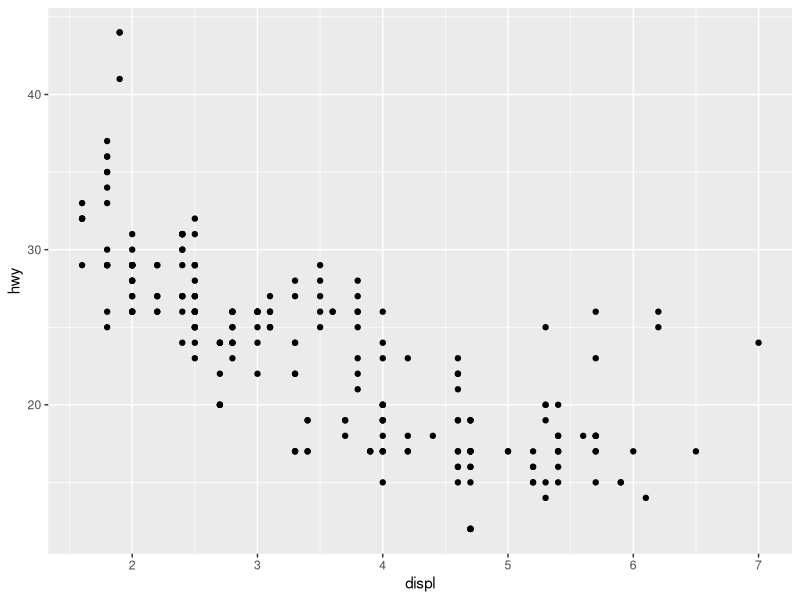
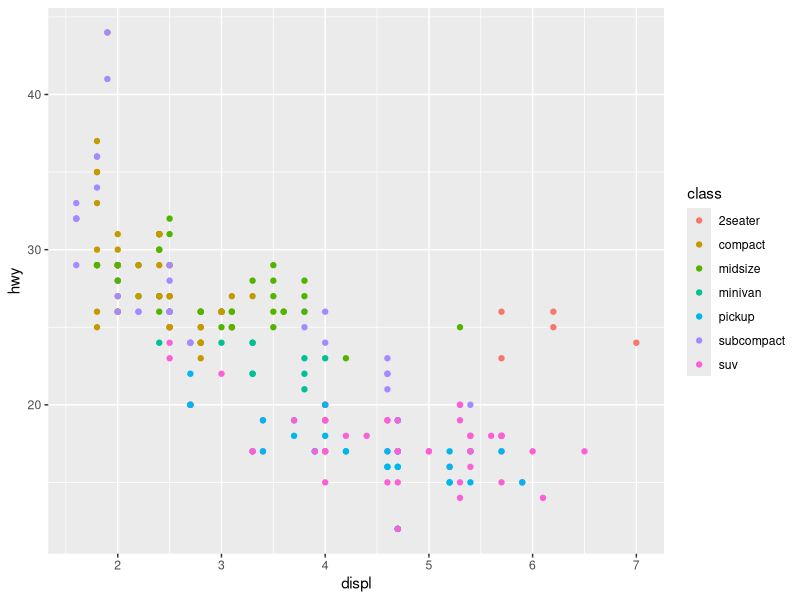
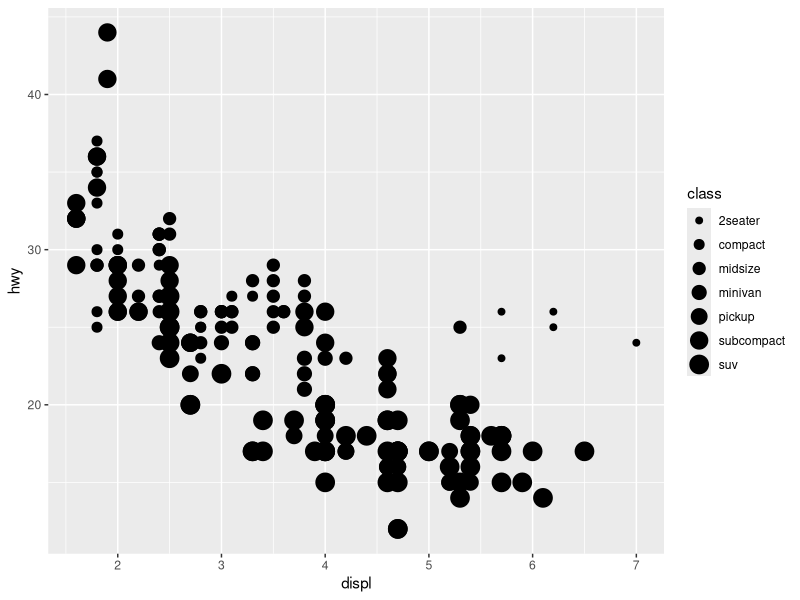
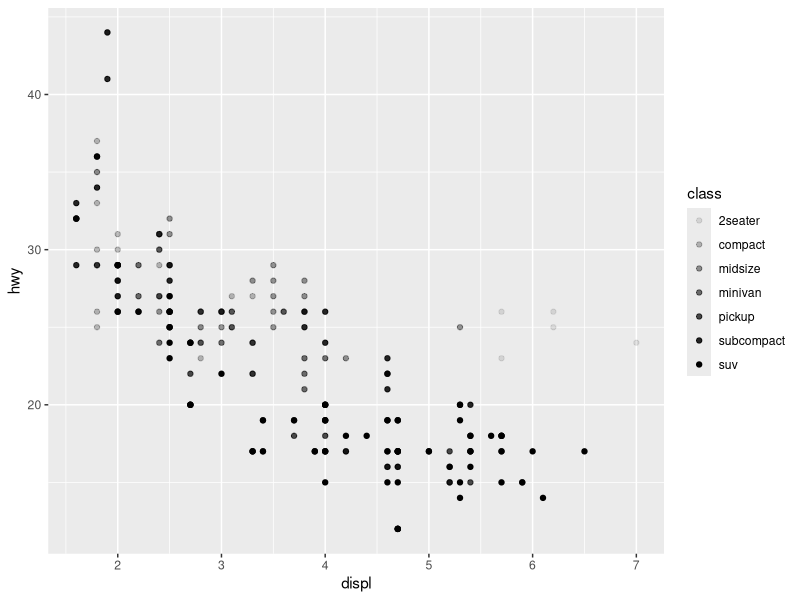
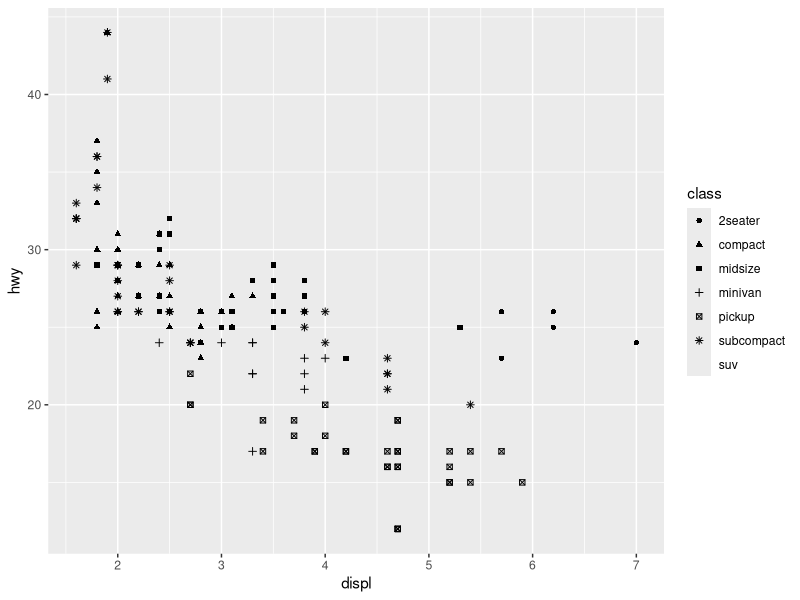
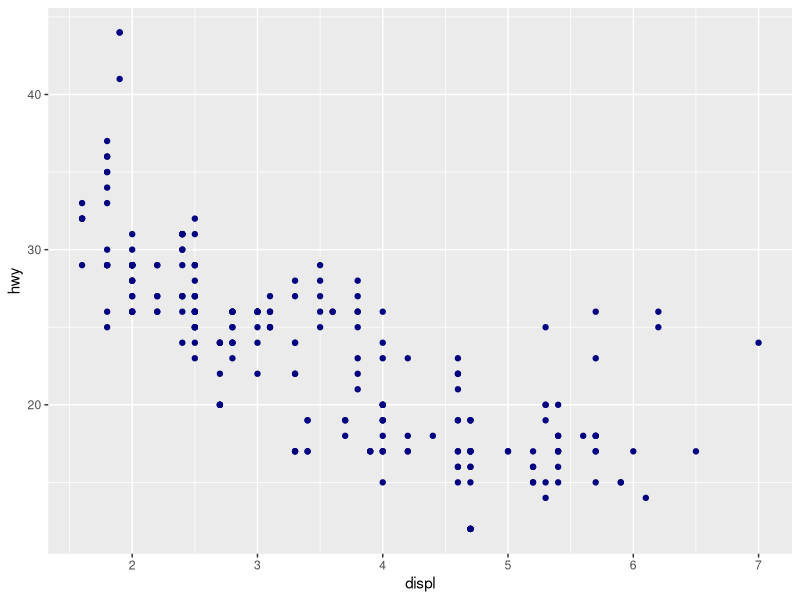
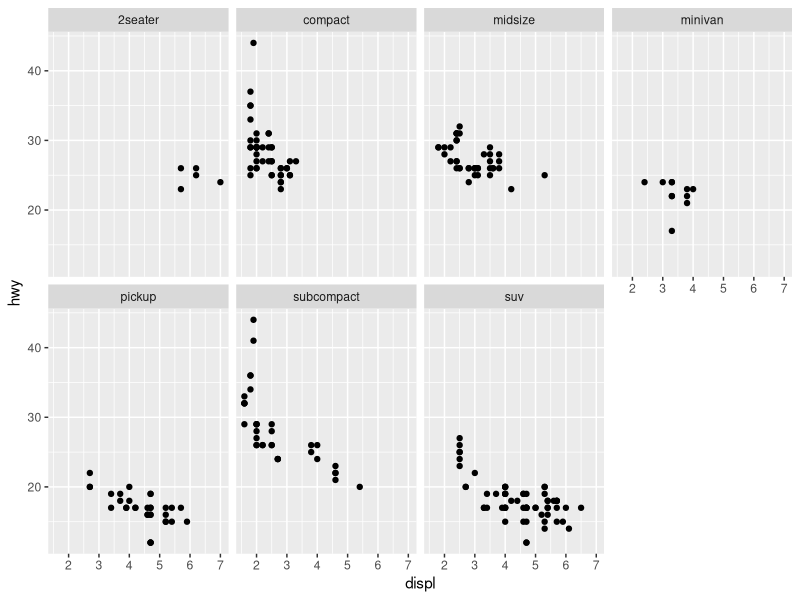
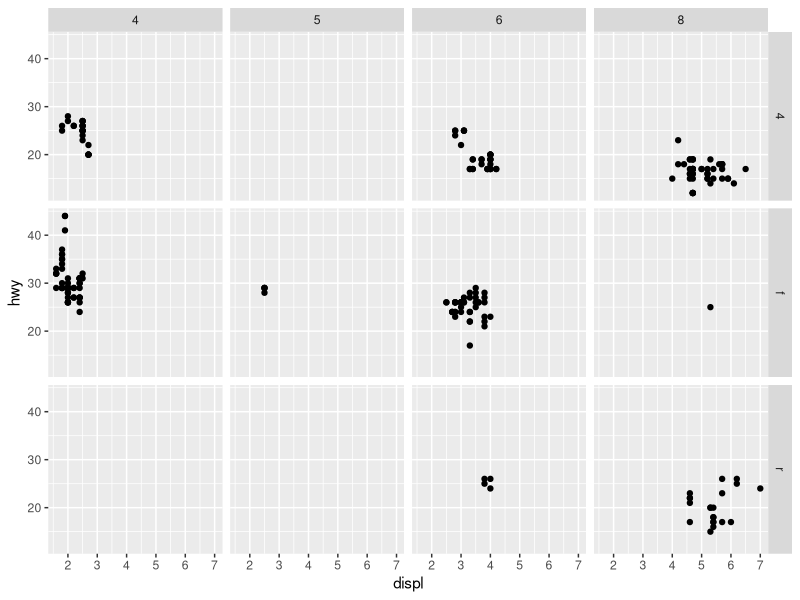

These figures' R source, in order:
# John Tukey 
# “The simple graph has brought more information to the data analyst’s mind than any other device.” 

# Load the library
library(tidyverse)

# If we need to be explicit about where a function (or dataset) comes from, we’ll use the special 
# form package::function(). For example, ggplot2::ggplot() tells you explicitly that we’re using 
# the ggplot() function from the ggplot2 package. 
 
# Let’s use our first graph to answer a question: Do cars with big engines use more fuel than cars 
# with small engines? 
 
# You probably already have an answer, but try to make your answer precise. What does the relationship 
# between engine size and fuel efficiency look like? Is it positive? Negative? Linear? Nonlinear?
 
# You can test your answer with the mpg data frame found in ggplot2 (aka ggplot2::mpg). 
# A data frame is a rectangular collection of variables (in the columns) and observations (in the rows). 
# mpg contains observations collected by the US Environmental Protection Agency on 38 models of car.
 
mpg

# Getting help with the data
?mpg

# Creating a ggplot

# To plot mpg, run this code to put displ on the x-axis and hwy on the y-axis:

ggplot(data = mpg) + 
  geom_point(mapping = aes(x = displ, y = hwy))

# The plot shows a negative relationship between engine size (displ) and fuel efficiency (hwy). 
# In other words, cars with big engines use more fuel. Does this confirm or refute your hypothesis 
# about fuel efficiency and engine size?

# With ggplot2, you begin a plot with the function ggplot(). ggplot() creates a coordinate system 
# that you can add layers to. 

# The first argument of ggplot() is the dataset to use in the graph. 
# So ggplot(data = mpg) creates an empty graph, but it’s not very interesting.

# You complete your graph by adding one or more layers to ggplot(). 
# The function geom_point() adds a layer of points to your plot, which creates a scatterplot. 
# ggplot2 comes with many geom functions that each add a different type of layer to a plot. 
# Each geom function in ggplot2 takes a mapping argument. This defines how variables in your 
# dataset are mapped to visual properties. 

# The mapping argument is always paired with aes(), and the x and y arguments of aes() 
# specify which variables to map to the x and y axes. 
# ggplot2 looks for the mapped variables in the data argument, in this case, mpg.

# ggplot template
# Let’s turn this code into a reusable template for making graphs with ggplot2. 
# To make a graph, replace the bracketed sections in the code below with a dataset, 
# a geom function, or a collection of mappings.

# ggplot(data = <DATA>) + 
#  <GEOM_FUNCTION>(mapping = aes(<MAPPINGS>))

#  3.3 Aesthetic mappings

# “The greatest value of a picture is when it forces us to notice what we never expected to see.” — John Tukey

# In the plot below, one group of points (highlighted in red) seems to fall outside of the linear trend. 
# These cars have a higher mileage than you might expect. How can you explain these cars?
# Let’s hypothesize that the cars are hybrids. One way to test this hypothesis is to look at the class value for each 
# car. The class variable of the mpg dataset classifies cars into groups such as compact, midsize, and SUV. 
# If the outlying points are hybrids, they should be classified as compact cars or, perhaps, subcompact 
# cars (keep in mind that this data was collected before hybrid trucks and SUVs became popular).

# You can add a third variable, like class, to a two dimensional scatterplot by mapping it to an aesthetic. 
# An aesthetic is a visual property of the objects in your plot. Aesthetics include things like the size, 
# the shape, or the color of your points. You can display a point (like the one below) in different ways 
# by changing the values of its aesthetic properties. Since we already use the word “value” to describe data, 
# let’s use the word “level” to describe aesthetic properties. Here we change the levels of a point’s size, 
# shape, and color to make the point small, triangular, or blue:
# You can convey information about your data by mapping the aesthetics in your plot to the variables in 
# your dataset. For example, you can map the colors of your points to the class variable to reveal the 
# class of each car.

ggplot(data = mpg) + 
  geom_point(mapping = aes(x = displ, y = hwy, color = class))

# To map an aesthetic to a variable, associate the name of the aesthetic to the name of the variable 
# inside aes(). ggplot2 will automatically assign a unique level of the aesthetic (here a unique color) 
# to each unique value of the variable, a process known as scaling. ggplot2 will also add a legend that 
# explains which levels correspond to which values.

# The colors reveal that many of the unusual points are two-seater cars. These cars don’t seem like hybrids, 
# and are, in fact, sports cars! Sports cars have large engines like SUVs and pickup trucks, but small bodies 
# like midsize and compact cars, which improves their gas mileage. In hindsight, these cars were unlikely to be 
# hybrids since they have large engines.

# In the above example, we mapped class to the color aesthetic, but we could have mapped class to the size 
# aesthetic in the same way. In this case, the exact size of each point would reveal its class affiliation. 
# We get a warning here, because mapping an unordered variable (class) to an ordered aesthetic (size) is 
# not a good idea.

ggplot(data = mpg) + 
  geom_point(mapping = aes(x = displ, y = hwy, size = class))

# Or we could have mapped class to the alpha aesthetic, which controls the transparency of the points, or to the shape aesthetic, which controls the shape of the points.

# Left
ggplot(data = mpg) + 
  geom_point(mapping = aes(x = displ, y = hwy, alpha = class))

# Right
ggplot(data = mpg) + 
  geom_point(mapping = aes(x = displ, y = hwy, shape = class))

# You can also set the aesthetic properties of your geom manually. For example, we can make all of the points in our plot blue:
ggplot(data = mpg) + 
  geom_point(mapping = aes(x = displ, y = hwy), color = "navyblue")

# 3.5 Facets - for categorical variables

# One way to add additional variables is with aesthetics. Another way, particularly useful for categorical variables, is to split your plot into facets, subplots that each display one subset of the data.

# To facet your plot by a single variable, use facet_wrap(). The first argument of facet_wrap() should be a formula, which you create with ~ followed by a variable name (here “formula” is the name of a data structure in R, not a synonym for “equation”). The variable that you pass to facet_wrap() should be discrete.

ggplot(data = mpg) + 
  geom_point(mapping = aes(x = displ, y = hwy)) + 
  facet_wrap(~ class, nrow = 2)

# To facet your plot on the combination of two variables, add facet_grid() to your plot call. The first argument of facet_grid() is also a formula. This time the formula should contain two variable names separated by a ~.
ggplot(data = mpg) + 
  geom_point(mapping = aes(x = displ, y = hwy)) + 
  facet_grid(drv ~ cyl)

View(mpg)

# If you prefer to not facet in the rows or columns dimension, use a . instead of a variable name, 
# e.g. + facet_grid(. ~ cyl).

ggplot(data = mpg) + 
  geom_point(mapping = aes(x = displ, y = hwy)) + 
  facet_grid(. ~ cyl)

# 3.5.1 Exercise

# Question 1. What happens if you facet on a continuous variable?
# Here is the code with a continous variable.
ggplot(mpg, aes(x = displ, y = hwy)) +
  geom_point() +
  facet_grid(. ~ cty)

# Answer: The continuous variable is converted to a categorical variable, and the plot contains a facet 
# for each distinct value. 

# Question 2. What do the empty cells in plot with facet_grid(drv ~ cyl) mean? How do they relate to this plot?
# Here is the code:
ggplot(data = mpg) + 
  geom_point(mapping = aes(x = displ, y = hwy)) +
  facet_grid(drv ~ .)

ggplot(data = mpg) + 
  geom_point(mapping = aes(x = displ, y = hwy)) +
  facet_grid(. ~ cyl)
# The empty cells (facets) in this plot are combinations of drv and cyl that have no observations. 
# These are the same locations in the scatter plot of drv and cyl that have no plots.

# Question 3. What plots does the following code make? What does . do?
ggplot(data = mpg) + 
  geom_point(mapping = aes(x = displ, y = hwy)) +
  facet_grid(drv ~ .)

# The symbol . ignores that dimension when faceting. 
# For example, drv ~ . facet by values of drv on the y-axis.

ggplot(data = mpg) + 
  geom_point(mapping = aes(x = displ, y = hwy)) +
  facet_grid(. ~ cyl)

# While, . ~ cyl will facet by values of cyl on the x-axis.

# Question 4: Take the first faceted plot in this section:

ggplot(data = mpg) + 
  geom_point(mapping = aes(x = displ, y = hwy)) + 
  facet_wrap(~ class, nrow = 2)

# What are the advantages to using faceting instead of the colour aesthetic? What are the disadvantages? How might the 
# balance change if you had a larger dataset?

# Question 5. What are the advantages to using faceting instead of the colour aesthetic? What are the disadvantages? 
# How might the balance change if you had a larger dataset?
# In the following plot the class variable is mapped to color.
ggplot(data = mpg) +
  geom_point(mapping = aes(x = displ, y = hwy, color = class))

# Advantages of encoding class with facets instead of color include the ability to encode more distinct categories. 
# For me, it is difficult to distinguish between the colors of "midsize" and "minivan".

# Given human visual perception, the max number of colors to use when encoding unordered 
# categorical (qualitative) data is nine, and in practice, often much less than that. 
# Displaying observations from different categories on different scales makes it difficult to directly compare 
# values of observations across categories. However, it can make it easier to compare the shape of the 
# relationship between the x and y variables across categories.
# 
# Disadvantages of encoding the class variable with facets instead of the color aesthetic include the difficulty 
# of comparing the values of observations between categories since the observations for each category are on different 
# plots. Using the same x- and y-scales for all facets makes it easier to compare values of observations across 
# categories, but it is still more difficult than if they had been displayed on the same plot. 
# 
# Since encoding class within color also places all points on the same plot, it visualizes the unconditional 
# relationship between the x and y variables; with facets, the unconditional relationship is no longer visualized 
# since the points are spread across multiple plots.
 
# The benefits encoding a variable through facetting over color become more advantageous as either the number of 
# points or the number of categories increase. In the former, as the number of points increases, there is likely 
# to be more overlap.

# It is difficult to handle overlapping points with color. Jittering will still work with color. 
# But jittering will only work well if there are few points and the classes do not overlap much, otherwise, 
# the colors of areas will no longer be distinct, and it will be hard to pick out the patterns of different 
# categories visually. Transparency (alpha) does not work well with colors since the mixing of overlapping 
# transparent colors will no longer represent the colors of the categories. Binning methods use already color 
# to encode density, so color cannot be used to encode categories.
# 
# As noted before, as the number of categories increases, the difference between colors decreases, to the point 
# that the color of categories will no longer be visually distinct.

# Question 6. Read ?facet_wrap. What does nrow do? What does ncol do? What other options control the layout 
# of the individual panels? Why doesn’t facet_grid() have nrow and ncol variables?

# The arguments nrow (ncol) determines the number of rows (columns) to use when laying out the facets. It is 
# necessary since facet_wrap() only facets on one variable.

# The nrow and ncol arguments are unnecessary for facet_grid() since the number of unique values of the 
# variables specified in the function determines the number of rows and columns.

# Question 7. When using facet_grid() you should usually put the variable with more unique levels in 
# the columns. Why?

# There will be more space for columns if the plot is laid out horizontally (landscape).
